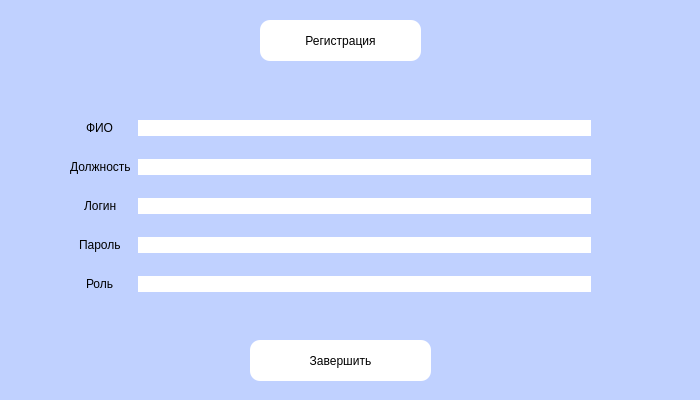
<?xml version="1.0" encoding="UTF-8"?>
<ui version="4.0">
 <class>Form2</class>
 <widget class="QWidget" name="Form2">
  <property name="geometry">
   <rect>
    <x>0</x>
    <y>0</y>
    <width>700</width>
    <height>400</height>
   </rect>
  </property>
  <property name="sizePolicy">
   <sizepolicy hsizetype="Preferred" vsizetype="MinimumExpanding">
    <horstretch>0</horstretch>
    <verstretch>0</verstretch>
   </sizepolicy>
  </property>
  <property name="maximumSize">
   <size>
    <width>700</width>
    <height>400</height>
   </size>
  </property>
  <property name="windowTitle">
   <string>Регистрация</string>
  </property>
  <property name="windowIcon">
   <iconset>
    <normaloff>../../../Desktop/free-icon-health-clinic-4347978.png</normaloff>../../../Desktop/free-icon-health-clinic-4347978.png</iconset>
  </property>
  <property name="styleSheet">
   <string notr="true">background-color:rgb(192, 209, 255);</string>
  </property>
  <widget class="QLabel" name="label">
   <property name="geometry">
    <rect>
     <x>260</x>
     <y>20</y>
     <width>161</width>
     <height>41</height>
    </rect>
   </property>
   <property name="layoutDirection">
    <enum>Qt::LeftToRight</enum>
   </property>
   <property name="styleSheet">
    <string notr="true">background-color: rgb(255,255,255);
font: 18pt &quot;Verdana&quot;;

border-width: 50px; 
border-radius: 10px; </string>
   </property>
   <property name="text">
    <string>Регистрация</string>
   </property>
   <property name="alignment">
    <set>Qt::AlignCenter</set>
   </property>
  </widget>
  <widget class="QWidget" name="formLayoutWidget">
   <property name="geometry">
    <rect>
     <x>70</x>
     <y>80</y>
     <width>521</width>
     <height>251</height>
    </rect>
   </property>
   <layout class="QFormLayout" name="formLayout">
    <property name="sizeConstraint">
     <enum>QLayout::SetNoConstraint</enum>
    </property>
    <property name="labelAlignment">
     <set>Qt::AlignCenter</set>
    </property>
    <property name="formAlignment">
     <set>Qt::AlignCenter</set>
    </property>
    <property name="horizontalSpacing">
     <number>7</number>
    </property>
    <property name="verticalSpacing">
     <number>23</number>
    </property>
    <item row="0" column="0">
     <widget class="QLabel" name="label_2">
      <property name="sizePolicy">
       <sizepolicy hsizetype="Preferred" vsizetype="Preferred">
        <horstretch>0</horstretch>
        <verstretch>0</verstretch>
       </sizepolicy>
      </property>
      <property name="styleSheet">
       <string notr="true">background-color:rgb(192, 209, 255);
font: 14pt &quot;Verdana&quot;;</string>
      </property>
      <property name="text">
       <string>ФИО</string>
      </property>
     </widget>
    </item>
    <item row="0" column="1">
     <widget class="QLineEdit" name="lineEdit">
      <property name="styleSheet">
       <string notr="true">background: rgb(0,0,0);
background-color: rgb(255,255,255);
border-width: 40px; 
border-radius: 9px; 
font: 14pt &quot;Verdana&quot;;
</string>
      </property>
     </widget>
    </item>
    <item row="1" column="1">
     <widget class="QLineEdit" name="lineEdit_2">
      <property name="styleSheet">
       <string notr="true">background: rgb(0,0,0);
background-color: rgb(255,255,255);
border-width: 40px; 
border-radius: 9px; 
font: 14pt &quot;Verdana&quot;;
</string>
      </property>
     </widget>
    </item>
    <item row="2" column="1">
     <widget class="QLineEdit" name="lineEdit_3">
      <property name="styleSheet">
       <string notr="true">background: rgb(0,0,0);
background-color: rgb(255,255,255);
border-width: 40px; 
border-radius: 9px; 
font: 14pt &quot;Verdana&quot;;
</string>
      </property>
     </widget>
    </item>
    <item row="3" column="0">
     <widget class="QLabel" name="label_5">
      <property name="sizePolicy">
       <sizepolicy hsizetype="Preferred" vsizetype="Preferred">
        <horstretch>0</horstretch>
        <verstretch>0</verstretch>
       </sizepolicy>
      </property>
      <property name="styleSheet">
       <string notr="true">background-color:rgb(192, 209, 255);
font: 14pt &quot;Verdana&quot;;</string>
      </property>
      <property name="text">
       <string>Пароль</string>
      </property>
     </widget>
    </item>
    <item row="3" column="1">
     <widget class="QLineEdit" name="lineEdit_4">
      <property name="styleSheet">
       <string notr="true">background: rgb(0,0,0);
background-color: rgb(255,255,255);
border-width: 40px; 
border-radius: 9px; 
font: 14pt &quot;Verdana&quot;;
</string>
      </property>
     </widget>
    </item>
    <item row="4" column="0">
     <widget class="QLabel" name="label_6">
      <property name="enabled">
       <bool>true</bool>
      </property>
      <property name="sizePolicy">
       <sizepolicy hsizetype="Preferred" vsizetype="Preferred">
        <horstretch>0</horstretch>
        <verstretch>0</verstretch>
       </sizepolicy>
      </property>
      <property name="styleSheet">
       <string notr="true">background-color:rgb(192, 209, 255);
font: 14pt &quot;Verdana&quot;;</string>
      </property>
      <property name="text">
       <string>Роль</string>
      </property>
     </widget>
    </item>
    <item row="4" column="1">
     <widget class="QLineEdit" name="lineEdit_5">
      <property name="styleSheet">
       <string notr="true">background: rgb(0,0,0);
background-color: rgb(255,255,255);
border-width: 40px; 
border-radius: 9px; 
font: 14pt &quot;Verdana&quot;;
</string>
      </property>
     </widget>
    </item>
    <item row="1" column="0">
     <widget class="QLabel" name="label_3">
      <property name="enabled">
       <bool>true</bool>
      </property>
      <property name="sizePolicy">
       <sizepolicy hsizetype="Preferred" vsizetype="Preferred">
        <horstretch>0</horstretch>
        <verstretch>0</verstretch>
       </sizepolicy>
      </property>
      <property name="baseSize">
       <size>
        <width>20</width>
        <height>20</height>
       </size>
      </property>
      <property name="styleSheet">
       <string notr="true">background-color:rgb(192, 209, 255);
font: 14pt &quot;Verdana&quot;;</string>
      </property>
      <property name="frameShape">
       <enum>QFrame::NoFrame</enum>
      </property>
      <property name="frameShadow">
       <enum>QFrame::Plain</enum>
      </property>
      <property name="lineWidth">
       <number>0</number>
      </property>
      <property name="text">
       <string>Должность</string>
      </property>
      <property name="textFormat">
       <enum>Qt::MarkdownText</enum>
      </property>
     </widget>
    </item>
    <item row="2" column="0">
     <widget class="QLabel" name="label_7">
      <property name="sizePolicy">
       <sizepolicy hsizetype="Preferred" vsizetype="Preferred">
        <horstretch>0</horstretch>
        <verstretch>0</verstretch>
       </sizepolicy>
      </property>
      <property name="styleSheet">
       <string notr="true">background-color:rgb(192, 209, 255);
font: 14pt &quot;Verdana&quot;;</string>
      </property>
      <property name="text">
       <string>Логин</string>
      </property>
     </widget>
    </item>
   </layout>
  </widget>
  <widget class="QPushButton" name="pushButton_3">
   <property name="geometry">
    <rect>
     <x>250</x>
     <y>340</y>
     <width>181</width>
     <height>41</height>
    </rect>
   </property>
   <property name="styleSheet">
    <string notr="true">background-color: rgb(255, 255, 255);
font: 14pt &quot;MS Shell Dlg 2&quot;;
border-width: 50px; 
border-radius: 10px; </string>
   </property>
   <property name="text">
    <string>Завершить</string>
   </property>
  </widget>
 </widget>
 <resources/>
 <connections/>
</ui>
